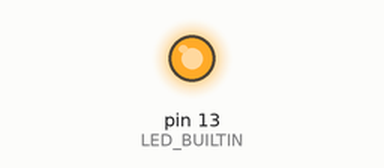
Simulated run of this sketch. Board: Arduino Uno, built with avr-gcc and run on an emulated ATmega328P. Shown: output pins drawn as LEDs (lit = HIGH).

Above: at 0.1 s.
Timing chart, 0 to 1.6 s (numbered marks = the images above):
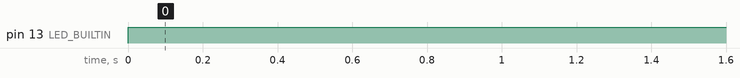

The sketch:

turn_on.ino
```cpp
void setup() {
  // initialize digital pin LED_BUILTIN as an output.
  pinMode(LED_BUILTIN, OUTPUT);
  pinMode(13, OUTPUT);
}

// the loop function runs over and over again forever
void loop() {
  digitalWrite(LED_BUILTIN, HIGH);   // turn the LED off (LOW is the voltage level)
  digitalWrite(13, HIGH);
  delay(1000);                       // wait for a second
  //digitalWrite(LED_BUILTIN, LOW);    // turn the LED off by making the voltage LOW
  //delay(1000);                       // wait for a second
}
```

Measured:
- by itself, pin 13 (LED_BUILTIN): LOW → HIGH at 0.00 s
